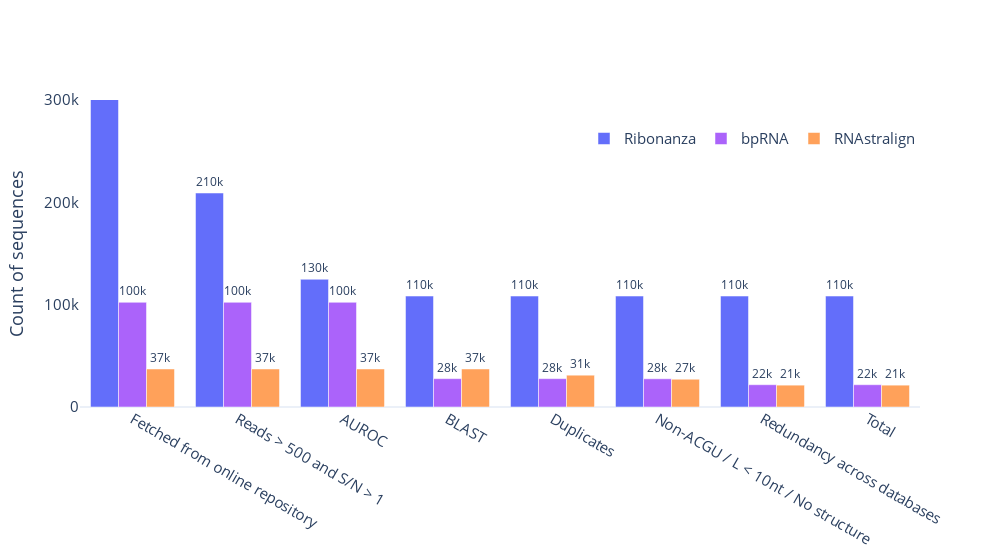

Notebook cell for this chart:
### Code cell
import pandas as pd
import plotly.express as px

data = pd.read_csv('saved_data_plot/data_curation_stats.csv').set_index('Dataset')
data

df = data.copy()

for i in range(1, len(df.columns)):
    df[df.columns[i]] = df[df.columns[i-1]] - df[df.columns[i]]

df['Total'] = df[df.columns[-1]]
df

import plotly.graph_objects as go
import plotly

colors = [plotly.colors.qualitative.Plotly[0]] + plotly.colors.qualitative.Plotly[3:5]

fig = go.Figure()
# show the count of sequences at each stage
for dataset in df.index:
    # make text at 45' angle
    fig.add_trace(go.Bar(x=df.columns, y=df.loc[dataset], name=dataset, marker_color=colors[df.index.tolist().index(dataset)], text=round(df.loc[dataset]/1E3), textposition='outside', textfont_size=12,
                         textangle=0, texttemplate='%{text:.2s}k', hoverinfo='text'))

fig.update_layout(
    template='plotly_white',
    font=dict(size=15),
)
# log scale
fig.update_yaxes(showgrid=False,  title_text='Count of sequences', range=[0, 3E5], tickvals=[0, 1E5, 2E5, 3E5], type='linear')
fig.update_layout(width = 1000)
# make legend horizontal
fig.update_layout(legend=dict(
    orientation="h",
    yanchor="bottom",
    y=.82,
    xanchor="right",
    x=1
))
fig.show()

import plotly.io as pio
pio.write_image(fig, 'images/S3/data_curation_stats_pretrain.pdf')#, width=800, height=600)

### Figure 1 — Plotly figure (JSON) as saved in the notebook; plotly's stock layout.template omitted (floating-point values rounded to 4 significant figures)
{"data": [{"hoverinfo": "text", "marker": {"color": "#636EFA"}, "name": "Ribonanza", "text": [807, 209, 125, 108, 108, 108, 108, 108], "textangle": 0, "textfont": {"size": 12}, "textposition": "outside", "texttemplate": "%{text:.2s}k", "type": "bar", "x": ["Fetched from online repository", "Reads > 500 and S/N > 1", "AUROC", "BLAST", "Duplicates", "Non-ACGU / L < 10nt / No structure", "Redundancy across databases", "Total"], "y": [806573, 209121, 124811, 108413, 108413, 108412, 108412, 108412]}, {"hoverinfo": "text", "marker": {"color": "#AB63FA"}, "name": "bpRNA", "text": [102, 102, 102, 28, 28, 28, 22, 22], "textangle": 0, "textfont": {"size": 12}, "textposition": "outside", "texttemplate": "%{text:.2s}k", "type": "bar", "x": ["Fetched from online repository", "Reads > 500 and S/N > 1", "AUROC", "BLAST", "Duplicates", "Non-ACGU / L < 10nt / No structure", "Redundancy across databases", "Total"], "y": [102318, 102318, 102318, 27701, 27701, 27566, 21782, 21782]}, {"hoverinfo": "text", "marker": {"color": "#FFA15A"}, "name": "RNAstralign", "text": [37, 37, 37, 37, 31, 27, 21, 21], "textangle": 0, "textfont": {"size": 12}, "textposition": "outside", "texttemplate": "%{text:.2s}k", "type": "bar", "x": ["Fetched from online repository", "Reads > 500 and S/N > 1", "AUROC", "BLAST", "Duplicates", "Non-ACGU / L < 10nt / No structure", "Redundancy across databases", "Total"], "y": [37149, 37149, 37149, 37149, 31083, 27131, 21347, 21347]}], "layout": {"font": {"size": 15}, "legend": {"orientation": "h", "x": 1, "xanchor": "right", "y": 0.82, "yanchor": "bottom"}, "width": 1000, "yaxis": {"range": [0, 300000], "showgrid": false, "tickvals": [0, 100000, 200000, 300000], "title": {"text": "Count of sequences"}, "type": "linear"}}}
